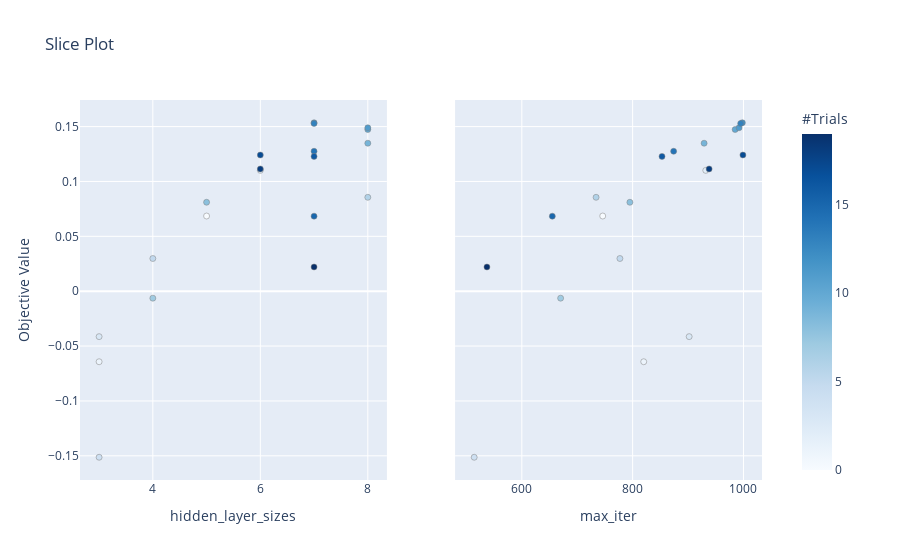

Source (notebook cell):
### Code cell
# Slice by parameter
optuna.visualization.plot_slice(study)

### Figure 1 — Plotly figure (JSON) as saved in the notebook; plotly's stock layout.template omitted (floating-point values rounded to 4 significant figures)
{"data": [{"marker": {"color": [0, 1, 2, 3, 4, 5, 6, 7, 8, 9, 10, 11, 12, 13, 14, 15, 16, 17, 18, 19], "colorbar": {"title": {"text": "#Trials"}, "x": 1, "xpad": 40}, "colorscale": [[0, "rgb(247,251,255)"], [0.125, "rgb(222,235,247)"], [0.25, "rgb(198,219,239)"], [0.375, "rgb(158,202,225)"], [0.5, "rgb(107,174,214)"], [0.625, "rgb(66,146,198)"], [0.75, "rgb(33,113,181)"], [0.875, "rgb(8,81,156)"], [1, "rgb(8,48,107)"]], "line": {"color": "Grey", "width": 0.5}, "showscale": true}, "mode": "markers", "showlegend": false, "type": "scatter", "x": [5, 3, 6, 3, 3, 4, 8, 4, 5, 8, 8, 8, 7, 7, 7, 7, 7, 6, 6, 7], "xaxis": "x", "y": [0.06849, -0.06428, 0.1101, -0.0414, -0.1513, 0.02979, 0.08556, -0.006358, 0.08103, 0.1348, 0.1473, 0.1489, 0.1535, 0.1529, 0.1275, 0.06836, 0.1228, 0.1241, 0.1114, 0.02208], "yaxis": "y"}, {"marker": {"color": [0, 1, 2, 3, 4, 5, 6, 7, 8, 9, 10, 11, 12, 13, 14, 15, 16, 17, 18, 19], "colorbar": {"title": {"text": "#Trials"}, "x": 1, "xpad": 40}, "colorscale": [[0, "rgb(247,251,255)"], [0.125, "rgb(222,235,247)"], [0.25, "rgb(198,219,239)"], [0.375, "rgb(158,202,225)"], [0.5, "rgb(107,174,214)"], [0.625, "rgb(66,146,198)"], [0.75, "rgb(33,113,181)"], [0.875, "rgb(8,81,156)"], [1, "rgb(8,48,107)"]], "line": {"color": "Grey", "width": 0.5}, "showscale": false}, "mode": "markers", "showlegend": false, "type": "scatter", "x": [746, 820, 932, 902, 514, 777, 734, 670, 795, 929, 985, 992, 998, 995, 874, 655, 853, 999, 938, 537], "xaxis": "x2", "y": [0.06849, -0.06428, 0.1101, -0.0414, -0.1513, 0.02979, 0.08556, -0.006358, 0.08103, 0.1348, 0.1473, 0.1489, 0.1535, 0.1529, 0.1275, 0.06836, 0.1228, 0.1241, 0.1114, 0.02208], "yaxis": "y2"}], "layout": {"title": {"text": "Slice Plot"}, "xaxis": {"anchor": "y", "domain": [0, 0.45], "title": {"text": "hidden_layer_sizes"}}, "xaxis2": {"anchor": "y2", "domain": [0.55, 1], "title": {"text": "max_iter"}}, "yaxis": {"anchor": "x", "domain": [0, 1], "title": {"text": "Objective Value"}}, "yaxis2": {"anchor": "x2", "domain": [0, 1], "matches": "y", "showticklabels": false}}}
